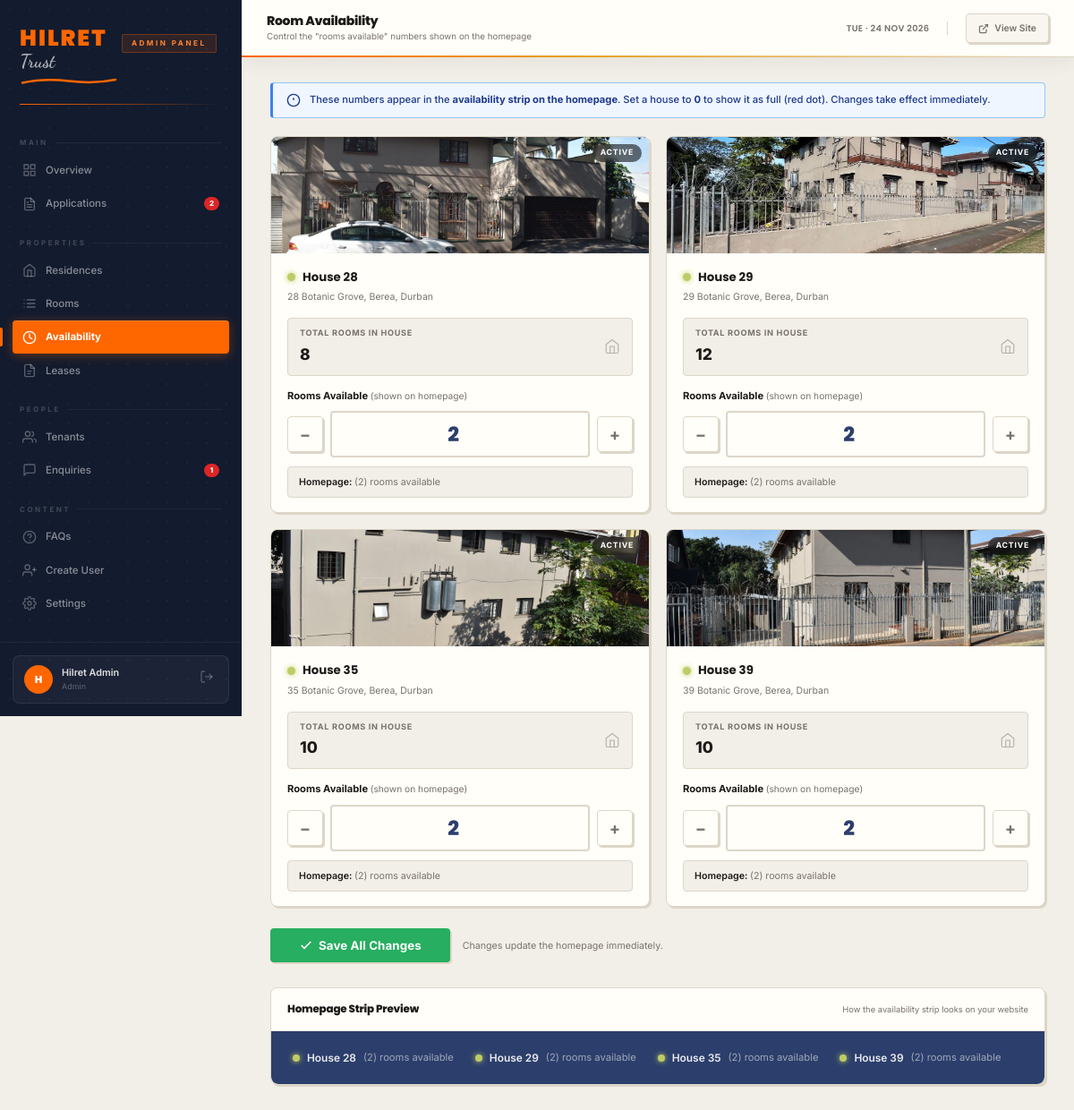
Page /dashboard/availability.php (signed in) on the committed database.
### tables this page shows
CREATE TABLE IF NOT EXISTS users (
  id            INT AUTO_INCREMENT PRIMARY KEY,
  name          VARCHAR(100)  NOT NULL,
  email         VARCHAR(150)  UNIQUE NOT NULL,
  password_hash VARCHAR(255)  NOT NULL,
  role          ENUM('admin','manager') DEFAULT 'admin',
  last_login    DATETIME      NULL,
  created_at    TIMESTAMP     DEFAULT CURRENT_TIMESTAMP
);

CREATE TABLE IF NOT EXISTS residences (
  id               INT AUTO_INCREMENT PRIMARY KEY,
  name             VARCHAR(100)   NOT NULL,
  slug             VARCHAR(100)   UNIQUE NOT NULL,
  address          VARCHAR(255),
  region           VARCHAR(100)   DEFAULT 'Botanic Grove',
  price_from       DECIMAL(10,2)  DEFAULT 0.00,
  email            VARCHAR(150),
  phone            VARCHAR(30),
  description      TEXT,
  total_rooms      INT            DEFAULT 0,
  available_rooms  INT            DEFAULT 0,
  hero_image       VARCHAR(255),
  detail_page      VARCHAR(100),
  status           ENUM('active','inactive') DEFAULT 'active',
  created_at       TIMESTAMP      DEFAULT CURRENT_TIMESTAMP,
  updated_at       TIMESTAMP      DEFAULT CURRENT_TIMESTAMP ON UPDATE CURRENT_TIMESTAMP
);

### backend/db.php (called while the page is built, shortened)
<?php
function db(): PDO {
    static $pdo = null;
    if ($pdo === null) {
        $dsn = sprintf(
            'mysql:host=%s;dbname=%s;charset=%s',
            DB_HOST, DB_NAME, DB_CHARSET
        );
        $pdo = new PDO($dsn, DB_USER, DB_PASS, [
            PDO::ATTR_ERRMODE            => PDO::ERRMODE_EXCEPTION,
            PDO::ATTR_DEFAULT_FETCH_MODE => PDO::FETCH_ASSOC,
            PDO::ATTR_EMULATE_PREPARES   => false,
        ]);
    }
    return $pdo;
}

### backend/auth.php (called while the page is built, shortened)
<?php
require_once __DIR__ . '/db.php';
function is_logged_in(): bool {
    return !empty($_SESSION['admin_id']);
}
function current_user(): ?array {
    static $user = null;
    if ($user === null) {
        $stmt = db()->prepare('SELECT id, name, email, role FROM users WHERE id = ?');
        $stmt->execute([$_SESSION['admin_id']]);
        $user = $stmt->fetch() ?: null;
    }
    return $user;
}

### dashboard/partials/auth-check.php (called while the page is built, shortened)
<?php
require_once dirname(__DIR__, 2) . '/backend/auth.php';
$user = current_user();

### dashboard/availability.php (the view, shortened to what this page needs)
<?php
require_once __DIR__ . '/partials/auth-check.php';
require_once dirname(__DIR__) . '/backend/db.php';
$pdo = db();
$residences = $pdo->query(
    "SELECT id, name, address, available_rooms, total_rooms, hero_image, status
     FROM residences ORDER BY name"
)->fetchAll();
?>
<?php include __DIR__ . '/partials/head.php'; ?>
<?php include __DIR__ . '/partials/sidebar.php'; ?>
<?php include __DIR__ . '/partials/topbar.php'; ?>
<main class="dash-content">
  <div class="alert alert--info" style="margin-bottom:20px">
    <svg width="16" height="16" viewBox="0 0 24 24" fill="none" stroke="currentColor" stroke-width="2" style="flex-shrink:0"><circle cx="12" cy="12" r="10"/><line x1="12" y1="8" x2="12" y2="12"/><line x1="12" y1="16" x2="12.01" y2="16"/></svg>
    <span>
      These numbers appear in the <strong>availability strip on the homepage</strong>.
      Set a house to <strong>0</strong> to show it as full (red dot). Changes take effect immediately.
    </span>
  </div>
  <form method="POST">
    <div style="display:grid;grid-template-columns:repeat(auto-fill,minmax(min(100%,280px),1fr));gap:18px;margin-bottom:24px">
      <?php foreach ($residences as $r):
        $avail    = (int) $r['available_rooms'];
        $total    = (int) $r['total_rooms'];
        $dotColor = $avail > 0 ? '#BECC66' : '#e05252';
      ?>
      <div class="card" style="overflow:hidden">
        <div style="position:relative">
          <img
            src="/<?= rawurlencode($r['hero_image'] ?? '') ?>"
            alt="<?= htmlspecialchars($r['name']) ?>"
            style="width:100%;height:130px;object-fit:cover;display:block;background:var(--bg)"
            onerror="this.style.display='none'"
          >
          <span style="
            position:absolute;top:8px;right:8px;
            background:rgba(0,0,0,.55);backdrop-filter:blur(4px);
            color:#fff;font-size:.62rem;font-weight:700;letter-spacing:.8px;
            text-transform:uppercase;padding:3px 9px;border-radius:20px
          "><?= $r['status'] === 'active' ? 'Active' : 'Inactive' ?></span>
        </div>
        <div style="padding:16px 18px">
          <div style="display:flex;align-items:center;gap:8px;margin-bottom:4px">
            <div style="
              width:9px;height:9px;border-radius:50%;flex-shrink:0;
              background:<?= $dotColor ?>;box-shadow:0 0 6px <?= $dotColor ?>;
              transition:background .3s,box-shadow .3s
            " class="avail-dot" data-id="<?= $r['id'] ?>"></div>
            <h3 style="font-family:var(--font-head);font-size:.95rem;font-weight:700;flex:1;color:var(--ink)">
              <?= htmlspecialchars($r['name']) ?>
            </h3>
          </div>
          <p style="font-size:.75rem;color:var(--stone);margin-bottom:14px">
            <?= htmlspecialchars($r['address'] ?? 'Botanic Grove, Durban') ?>
          </p>
          <div style="
            display:flex;align-items:center;justify-content:space-between;
            background:var(--bg);border:1px solid var(--border);
            border-radius:var(--r-sm);padding:9px 13px;margin-bottom:14px
          ">
            <div>
              <div style="font-size:.65rem;font-weight:700;text-transform:uppercase;letter-spacing:.7px;color:var(--stone);margin-bottom:2px">
                Total Rooms in House
              </div>
              <div style="font-size:1.25rem;font-weight:800;color:var(--ink)"><?= $total ?></div>
            </div>
            <svg width="18" height="18" viewBox="0 0 24 24" fill="none" stroke="var(--stone)" stroke-width="1.5" opacity=".5">
              <path d="M3 9l9-7 9 7v11a2 2 0 0 1-2 2H5a2 2 0 0 1-2-2z"/>
              <polyline points="9 22 9 12 15 12 15 22"/>
            </svg>
          </div>
          <label style="display:block;margin-bottom:8px;font-size:.8rem;font-weight:700;color:var(--ink)">
            Rooms Available
            <span style="font-weight:400;color:var(--stone);font-size:.73rem">(shown on homepage)</span>
          </label>
          <div style="display:flex;align-items:center;gap:8px">
            <button type="button"
              class="btn btn--ghost"
              style="width:40px;height:40px;padding:0;font-size:1.3rem;flex-shrink:0;justify-content:center;border-radius:var(--r-sm)"
              onclick="stepAvail(<?= $r['id'] ?>, -1)">−</button>
            <input
              type="number"
              name="available[<?= $r['id'] ?>]"
              id="avail-<?= $r['id'] ?>"
              value="<?= $avail ?>"
              min="0"
              max="<?= $total ?>"
              oninput="previewDot(<?= $r['id'] ?>, this.value)"
              onfocus="this.style.borderColor='#FE6600';this.style.boxShadow='0 0 0 3px rgba(254,102,0,.15)'"
              onblur="this.style.borderColor='#DDD6C8';this.style.boxShadow='none'"
              style="
                flex:1;min-width:0;text-align:center;
                font-family:var(--font-head);font-size:1.6rem;font-weight:800;
                color:var(--navy);padding:7px 4px;
                border:2px solid var(--border);border-radius:var(--r-sm);
                outline:none;transition:border-color .2s,box-shadow .2s;
                background:var(--surface)
              "
            >
            <button type="button"
              class="btn btn--ghost"
              style="width:40px;height:40px;padding:0;font-size:1.3rem;flex-shrink:0;justify-content:center;border-radius:var(--r-sm)"
              onclick="stepAvail(<?= $r['id'] ?>, 1, <?= $total ?>)">+</button>
          </div>
          <div style="
            margin-top:10px;background:var(--bg);
            border-radius:var(--r-sm);padding:8px 12px;
            font-size:.76rem;color:var(--stone);border:1px solid var(--border)
          ">
            <span style="font-weight:600;color:var(--ink)">Homepage: </span>
            <span id="preview-<?= $r['id'] ?>">
              <?= $avail === 0 ? 'No rooms available' : '(' . $avail . ') room' . ($avail === 1 ? '' : 's') . ' available' ?>
            </span>
          </div>
        </div>
      </div>
      <?php endforeach; ?>
    </div>
    <div style="display:flex;align-items:center;gap:14px;flex-wrap:wrap">
      <button type="submit" class="btn btn--primary" style="padding:11px 32px;font-size:.95rem">
        <svg width="16" height="16" viewBox="0 0 24 24" fill="none" stroke="currentColor" stroke-width="2.5"><polyline points="20 6 9 17 4 12"/></svg>
        Save All Changes
      </button>
      <p class="text-muted text-sm">Changes update the homepage immediately.</p>
    </div>
  </form>
  <div class="card" style="margin-top:28px">
    <div class="card-header">
      <h3>Homepage Strip Preview</h3>
      <span class="text-muted text-xs">How the availability strip looks on your website</span>
    </div>
    <div class="card-body" style="background:var(--navy);border-radius:0 0 var(--r-md) var(--r-md);padding:20px 24px">
      <div style="display:flex;gap:24px;flex-wrap:wrap" id="strip-preview">
        <?php foreach ($residences as $r):
          $avail = (int) $r['available_rooms'];
          $color = $avail > 0 ? '#BECC66' : '#e05252';
        ?>
        <div style="display:flex;align-items:center;gap:8px">
          <span style="
            width:8px;height:8px;border-radius:50%;flex-shrink:0;
            background:<?= $color ?>;box-shadow:0 0 6px <?= $color ?>
          " class="strip-dot" id="strip-dot-<?= $r['id'] ?>"></span>
          <span style="color:rgba(255,255,255,.9);font-size:.85rem;font-weight:600">
            <?= htmlspecialchars($r['name']) ?>
          </span>
          <span style="color:rgba(255,255,255,.55);font-size:.8rem" id="strip-text-<?= $r['id'] ?>">
            <?= $avail === 0 ? 'No rooms available' : '(' . $avail . ') room' . ($avail === 1 ? '' : 's') . ' available' ?>
          </span>
        </div>
        <?php endforeach; ?>
      </div>
    </div>
  </div>
</main>
<?php include __DIR__ . '/partials/foot.php'; ?>

### dashboard/partials/sidebar.php (shortened to what this page needs)
<?php
$currentPage = basename($_SERVER['PHP_SELF']);
function navLink(string $href, string $icon, string $label, string $current, int $badge = 0): string {
    $file   = basename($href);
    $active = ($file === $current) ? ' active' : '';
    $badgeHtml = $badge > 0
        ? '<span class="sidebar-badge">' . $badge . '</span>'
        : '';
    return '<a href="/dashboard/' . $href . '" class="sidebar-nav__link' . $active . '">'
         . '<svg class="nav-icon" viewBox="0 0 24 24" fill="none" stroke="currentColor" stroke-width="2" stroke-linecap="round" stroke-linejoin="round">' . $icon . '</svg>'
         . $label
         . $badgeHtml
         . '</a>';
}
$pendingApps   = 0;
$newEnquiries  = 0;
try {
    require_once dirname(__DIR__, 2) . '/backend/db.php';
    $pendingApps  = (int) db()->query("SELECT COUNT(*) FROM applications WHERE status='pending'")->fetchColumn();
    $newEnquiries = (int) db()->query("SELECT COUNT(*) FROM enquiries WHERE status='new'")->fetchColumn();
} catch (Exception $e) {}
$initials = strtoupper(substr($user['name'] ?? 'A', 0, 1));
?>
<aside class="dash-sidebar">
  <div class="sidebar-logo">
    <a href="/index.html" class="sidebar-site-logo" aria-label="Hilret Trust — Go to website">
      <div class="sidebar-logo-mark">
        <span class="sidebar-logo-mark__hilret">Hilret</span>
        <span class="sidebar-logo-mark__trust">Trust</span>
        <svg class="sidebar-logo-mark__swoosh" viewBox="0 0 110 10" xmlns="http://www.w3.org/2000/svg" aria-hidden="true">
          <path d="M3 7.5 Q27.5 2 55 5.5 Q82.5 9 107 4" stroke="#FE6600" stroke-width="2.5" fill="none" stroke-linecap="round"/>
        </svg>
      </div>
    </a>
    <span class="sidebar-logo__badge">Admin Panel</span>
  </div>
  <nav class="sidebar-nav">
    <div class="sidebar-nav__label">Main</div>
    <?= navLink('overview.php',
        '<rect x="3" y="3" width="7" height="7"/><rect x="14" y="3" width="7" height="7"/><rect x="3" y="14" width="7" height="7"/><rect x="14" y="14" width="7" height="7"/>',
        'Overview', $currentPage) ?>
    <?= navLink('applications.php',
        '<path d="M14 2H6a2 2 0 0 0-2 2v16a2 2 0 0 0 2 2h12a2 2 0 0 0 2-2V8z"/><polyline points="14 2 14 8 20 8"/><line x1="16" y1="13" x2="8" y2="13"/><line x1="16" y1="17" x2="8" y2="17"/><polyline points="10 9 9 9 8 9"/>',
        'Applications', $currentPage, $pendingApps) ?>
    <div class="sidebar-nav__label">Properties</div>
    <?= navLink('residences.php',
        '<path d="M3 9l9-7 9 7v11a2 2 0 0 1-2 2H5a2 2 0 0 1-2-2z"/><polyline points="9 22 9 12 15 12 15 22"/>',
        'Residences', $currentPage) ?>
    <?= navLink('rooms.php',
        '<path d="M8 6h13M8 12h13M8 18h13M3 6h.01M3 12h.01M3 18h.01"/>',
        'Rooms', $currentPage) ?>
    <?= navLink('availability.php',
        '<circle cx="12" cy="12" r="10"/><polyline points="12 6 12 12 16 14"/>',
        'Availability', $currentPage) ?>
    <?= navLink('leases.php',
        '<path d="M14 2H6a2 2 0 0 0-2 2v16a2 2 0 0 0 2 2h12a2 2 0 0 0 2-2V8z"/><polyline points="14 2 14 8 20 8"/><line x1="9" y1="13" x2="15" y2="13"/><line x1="9" y1="17" x2="13" y2="17"/>',
        'Leases', $currentPage) ?>
    <div class="sidebar-nav__label">People</div>
    <?= navLink('residents.php',
        '<path d="M17 21v-2a4 4 0 0 0-4-4H5a4 4 0 0 0-4 4v2"/><circle cx="9" cy="7" r="4"/><path d="M23 21v-2a4 4 0 0 0-3-3.87"/><path d="M16 3.13a4 4 0 0 1 0 7.75"/>',
        'Tenants', $currentPage) ?>
    <?= navLink('enquiries.php',
        '<path d="M21 15a2 2 0 0 1-2 2H7l-4 4V5a2 2 0 0 1 2-2h14a2 2 0 0 1 2 2z"/>',
        'Enquiries', $currentPage, $newEnquiries) ?>
    <div class="sidebar-nav__label">Content</div>
    <?= navLink('faqs.php',
        '<circle cx="12" cy="12" r="10"/><path d="M9.09 9a3 3 0 0 1 5.83 1c0 2-3 3-3 3"/><line x1="12" y1="17" x2="12.01" y2="17"/>',
        'FAQs', $currentPage) ?>
    <?= navLink('signup.php',
        '<path d="M16 21v-2a4 4 0 0 0-4-4H5a4 4 0 0 0-4 4v2"/><circle cx="8.5" cy="7" r="4"/><line x1="20" y1="8" x2="20" y2="14"/><line x1="23" y1="11" x2="17" y2="11"/>',
        'Create User', $currentPage) ?>
    <?= navLink('settings.php',
        '<circle cx="12" cy="12" r="3"/><path d="M19.4 15a1.65 1.65 0 0 0 .33 1.82l.06.06a2 2 0 0 1 0 2.83 2 2 0 0 1-2.83 0l-.06-.06a1.65 1.65 0 0 0-1.82-.33 1.65 1.65 0 0 0-1 1.51V21a2 2 0 0 1-2 2 2 2 0 0 1-2-2v-.09A1.65 1.65 0 0 0 9 19.4a1.65 1.65 0 0 0-1.82.33l-.06.06a2 2 0 0 1-2.83 0 2 2 0 0 1 0-2.83l.06-.06A1.65 1.65 0 0 0 4.68 15a1.65 1.65 0 0 0-1.51-1H3a2 2 0 0 1-2-2 2 2 0 0 1 2-2h.09A1.65 1.65 0 0 0 4.6 9a1.65 1.65 0 0 0-.33-1.82l-.06-.06a2 2 0 0 1 0-2.83 2 2 0 0 1 2.83 0l.06.06A1.65 1.65 0 0 0 9 4.68a1.65 1.65 0 0 0 1-1.51V3a2 2 0 0 1 2-2 2 2 0 0 1 2 2v.09a1.65 1.65 0 0 0 1 1.51 1.65 1.65 0 0 0 1.82-.33l.06-.06a2 2 0 0 1 2.83 0 2 2 0 0 1 0 2.83l-.06.06A1.65 1.65 0 0 0 19.4 9a1.65 1.65 0 0 0 1.51 1H21a2 2 0 0 1 2 2 2 2 0 0 1-2 2h-.09a1.65 1.65 0 0 0-1.51 1z"/>',
        'Settings', $currentPage) ?>
  </nav>
  <div class="sidebar-footer">
    <div class="sidebar-user">
      <div class="sidebar-user__avatar"><?= htmlspecialchars($initials) ?></div>
      <div class="sidebar-user__info">
        <div class="sidebar-user__name"><?= htmlspecialchars($user['name'] ?? '') ?></div>
        <div class="sidebar-user__role"><?= htmlspecialchars($user['role'] ?? '') ?></div>
      </div>
      <a href="/dashboard/logout.php" class="sidebar-logout" title="Log out">
        <svg width="16" height="16" viewBox="0 0 24 24" fill="none" stroke="currentColor" stroke-width="2">
          <path d="M9 21H5a2 2 0 0 1-2-2V5a2 2 0 0 1 2-2h4"/>
          <polyline points="16 17 21 12 16 7"/>
          <line x1="21" y1="12" x2="9" y2="12"/>
        </svg>
      </a>
    </div>
  </div>
</aside>

### rows in the picture
users: name "H", name "Hilret Admin", role "Admin"
residences: hero_image (picture), status "ACTIVE", name "House 28", address "28 Botanic Grove, Berea, Durban", total_rooms "8", id+available_rooms+total_rooms "2", available_rooms "2"
residences: hero_image (picture), status "ACTIVE", name "House 29", address "29 Botanic Grove, Berea, Durban", total_rooms "12", id+available_rooms+total_rooms "2", available_rooms "2"
residences: hero_image (picture), status "ACTIVE", name "House 35", address "35 Botanic Grove, Berea, Durban", total_rooms "10", id+available_rooms+total_rooms "2", available_rooms "2"
residences: hero_image (picture), status "ACTIVE", name "House 39", address "39 Botanic Grove, Berea, Durban", total_rooms "10", id+available_rooms+total_rooms "2", available_rooms "2"

### other values in the picture
$label "Overview Applications Residences Rooms Availability Leases Tenants Enquiries FAQs Create User Settings"
$badge "2 1"
$topbarTitle "Room Availability"
$topbarSubtitle "Control the \"rooms available\" numbers shown on the homepage"
